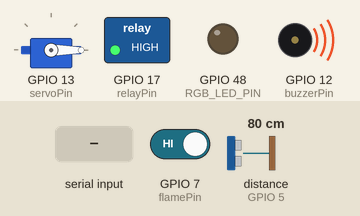
This sketch was run on a simulated ESP32-S3. Shown: servo, switched loads named in the sketch (green lamp = pin HIGH), output pins drawn as LEDs (lit = HIGH), buzzer (waves = sounding, pin HIGH). Wiring (inferred from the names in the program): ultrasonic range finder: trigger GPIO 18; echo GPIO 5. The test bench sets the inputs (shaded band); at power-on: distance to the obstacle (sensor on GPIO 5) 80 cm, GPIO 7 (flamePin) HIGH. The echo pulse lasts 58.3 µs per cm; pins used as bus, display or sensor lines are not drawn; what the sketch prints to the serial monitor is not drawn.

Above: at 0.06 s.
1.3 s: distance to the obstacle (sensor on GPIO 5) set to 153 cm
At 1.48 s:
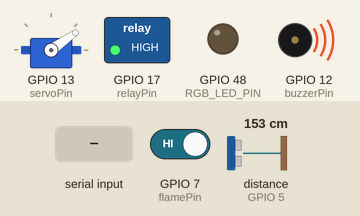
4.3 s: distance to the obstacle (sensor on GPIO 5) set to 2 cm
7.3 s: GPIO 7 (flamePin) driven LOW
10.3 s: "mode:auto\n" received over Serial
At 12.61 s:
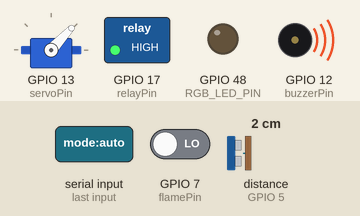
13.3 s: GPIO 7 (flamePin) driven HIGH
At 13.58 s:
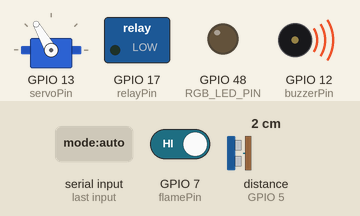
16.3 s: "mode:manual\n" received over Serial
At 17.0 s:
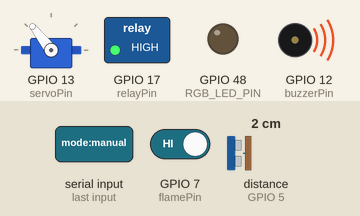
Timing chart, 0 to 18.8 s (numbered marks = the images above; inputs shaded):
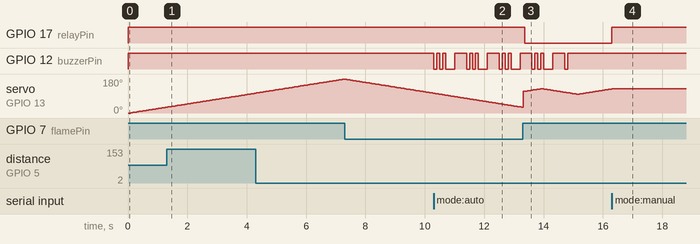

Measured:
- after the input at 10.3 s, GPIO 12 (buzzerPin): HIGH → LOW at once, then repeats every 1.1 s: HIGH 0.10 s, LOW 0.10 s, HIGH 0.10 s, LOW 0.30 s, HIGH 0.40 s, LOW 0.10 s
- after the input at 13.3 s, GPIO 17 (relayPin): HIGH → LOW after 0.06 s instead of 1.3 s; GPIO 12 (buzzerPin): goes on until 14.8 s, then stays HIGH
- after the input at 16.3 s, GPIO 17 (relayPin): LOW → HIGH at once; servo on GPIO 13 (servoPin): stops changing and stays 128°

The sketch:

code.ino
```cpp
#include <WiFi.h>
#include <WebServer.h>
#include <WebSocketsServer.h>
#include <ESP32Servo.h>

// --- Hardware Pin Definitions ---
const int servoPin = 13;
const int trigPin = 18;
const int echoPin = 5;
const int flamePin = 7;
const int relayPin = 17;
const int buzzerPin = 12;
#define RGB_LED_PIN 48

// --- CALIBRATION SETTINGS ---
int NOZZLE_OFFSET = 10;
int SPRAY_WIDTH = 15; // Sprays 15 degrees left and right of the fire's center

// --- DIGITAL LOGIC DEFINITIONS ---
#define BUZZER_ON LOW
#define BUZZER_OFF HIGH
#define FLAME_DETECTED LOW   // Change to HIGH if your digital sensor works the other way

Servo radarServo;

// --- Wi-Fi Hotspot Credentials ---
const char* ssid = "ESP32_Radar";
const char* password = "password123";

// --- Server & WebSockets ---
WebServer server(80);
WebSocketsServer webSocket(81);

// --- Radar Sweep Variables ---
unsigned long previousMillis = 0;
const long interval = 40;
int currentAngle = 0;
bool sweepingForward = true;

// --- Tracking and Locking Variables ---
enum RadarState { SWEEPING, FINDING_EDGE, SECTOR_SPRAY };
RadarState radarState = SWEEPING;

// --- Operating Modes ---
enum SystemMode { AUTO_WITH_BUZZER, AUTO_WITHOUT_BUZZER, MANUAL };
SystemMode currentMode = AUTO_WITHOUT_BUZZER;

int fireStartAngle = 0;
int sprayCenter = 0;
bool sprayForward = true;

unsigned long lockStartTime = 0;
const unsigned long MAX_LOCK_TIME = 6000; // Sprays for 6 seconds

// --- Melodious Buzzer Rhythm Variables ---
bool triggerBuzzer = false;
bool lastTriggerBuzzer = false;
unsigned long lastBuzzerMillis = 0;
int buzzerStep = 0;
unsigned long buzzerKeepAlive = 0;

const int rhythmPattern[] = {100, 100, 100, 100, 300, 400};
const int rhythmSteps = sizeof(rhythmPattern) / sizeof(rhythmPattern[0]);

// --- Embedded HTML/JS Frontend ---
const char index_html[] PROGMEM = R"rawliteral(
<!DOCTYPE html>
<html lang="en">
<head>
    <meta charset="UTF-8">
    <meta name="viewport" content="width=device-width, initial-scale=1.0">
    <title>ESP32-S3 Digital Fire Radar</title>
    <style>
        body {
            background-color: #050505; color: #00ff33;
            font-family: 'Courier New', Courier, monospace; margin: 0;
            overflow: hidden; display: flex; flex-direction: column;
            align-items: center; justify-content: center; height: 100vh;
            transition: background-color 0.3s;
        }
        .flame-alert { background-color: #330000 !important; color: #ff3333 !important; }
        #radar-container { position: relative; text-align: center; }
        canvas {
            background-color: #000; border: 2px solid #005511;
            border-radius: 400px 400px 0 0; box-shadow: 0 0 30px rgba(0, 255, 50, 0.15);
            transition: box-shadow 0.3s, border-color 0.3s;
        }
        .flame-alert canvas { border-color: #ff0000; box-shadow: 0 0 40px rgba(255, 0, 0, 0.5); }
        #stats { margin-top: 15px; font-size: 18px; letter-spacing: 1px; }
        .danger { color: #ff3333; font-weight: bold; animation: blink 1s infinite; }
        @keyframes blink { 50% { opacity: 0.5; } }
    </style>
</head>
<body>
    <div id="radar-container">
        <h2>180° SECTOR SPRAY RADAR</h2>
        <canvas id="radarCanvas" width="800" height="400"></canvas>
        <div id="stats">Angle: 0° | Distance: 0cm | Status: Scanning...</div>
    </div>
    <script>
        const socket = new WebSocket('ws://' + window.location.hostname + ':81/');
        const canvas = document.getElementById('radarCanvas');
        const ctx = canvas.getContext('2d');
        const stats = document.getElementById('stats');

        const centerX = canvas.width / 2;
        const centerY = canvas.height - 10;
        const radarRadius = canvas.height - 30;

        const maxDistance = 150;
        let currentAngle = 0; let flameActive = false; let blips = [];

        socket.onmessage = function(event) {
            const data = JSON.parse(event.data);
            currentAngle = data.angle;
            const distance = data.distance;

            flameActive = data.flame === 1;

            let flameText = flameActive ? `<span class="danger">FIRE DETECTED!</span>` : 'CLEAR';
            stats.innerHTML = `Angle: <strong>${currentAngle}°</strong> | Distance: <strong>${distance}cm</strong> | STATUS: ${flameText}`;

            if (flameActive) document.body.classList.add('flame-alert');
            else document.body.classList.remove('flame-alert');

            let finalDistance = distance > maxDistance ? maxDistance : distance;
            blips.push({ angle: currentAngle, distance: finalDistance, isFlame: flameActive, opacity: 1.0 });
        };

        function drawRadar() {
            ctx.fillStyle = flameActive ? 'rgba(50, 0, 0, 0.1)' : 'rgba(0, 0, 0, 0.08)';
            ctx.fillRect(0, 0, canvas.width, canvas.height);
            ctx.strokeStyle = flameActive ? 'rgba(255, 0, 0, 0.3)' : 'rgba(0, 100, 0, 0.3)';
            ctx.lineWidth = 1;

            for (let r = 1; r <= 4; r++) {
                ctx.beginPath();
                ctx.arc(centerX, centerY, (radarRadius / 4) * r, Math.PI, 2 * Math.PI);
                ctx.stroke();
            }

            ctx.beginPath();
            ctx.moveTo(centerX - radarRadius, centerY);
            ctx.lineTo(centerX + radarRadius, centerY);
            ctx.stroke();

            for (let i = blips.length - 1; i >= 0; i--) {
                let blip = blips[i];
                let angleRad = blip.angle * Math.PI / 180;
                let visualRadius = (blip.distance / maxDistance) * radarRadius;
                let blipX = centerX + visualRadius * Math.cos(angleRad);
                let blipY = centerY - visualRadius * Math.sin(angleRad);

                ctx.fillStyle = blip.isFlame ? `rgba(255, 165, 0, ${blip.opacity})` : `rgba(0, 200, 50, ${blip.opacity * 0.3})`;
                ctx.beginPath();
                ctx.arc(blipX, blipY, blip.isFlame ? 12 : 5, 0, 2 * Math.PI);
                ctx.fill();

                blip.opacity -= 0.01;
                if (blip.opacity <= 0) blips.splice(i, 1);
            }

            let sweepRad = currentAngle * Math.PI / 180;
            let endX = centerX + radarRadius * Math.cos(sweepRad);
            let endY = centerY - radarRadius * Math.sin(sweepRad);

            ctx.strokeStyle = flameActive ? 'rgba(255, 0, 0, 0.8)' : 'rgba(0, 255, 50, 0.8)';
            ctx.lineWidth = 3;
            ctx.beginPath();
            ctx.moveTo(centerX, centerY);
            ctx.lineTo(endX, endY);
            ctx.stroke();

            requestAnimationFrame(drawRadar);
        }
        drawRadar();
    </script>
</body>
</html>
)rawliteral";

int getDistance() {
  digitalWrite(trigPin, LOW);
  delayMicroseconds(2);
  digitalWrite(trigPin, HIGH);
  delayMicroseconds(10);
  digitalWrite(trigPin, LOW);
  long duration = pulseIn(echoPin, HIGH, 30000);
  if (duration == 0) return 150;
  return duration * 0.034 / 2;
}

void setup() {
  Serial.begin(115200);
  Serial.println("\nSystem Booting... (DIGITAL SECTOR SPRAY MODE)");

  pinMode(trigPin, OUTPUT);
  pinMode(echoPin, INPUT);
  pinMode(flamePin, INPUT_PULLUP); // Using pullup to keep digital signal stable

  pinMode(relayPin, OUTPUT);
  digitalWrite(relayPin, HIGH);

  pinMode(buzzerPin, OUTPUT);
  digitalWrite(buzzerPin, BUZZER_OFF);

  pinMode(RGB_LED_PIN, OUTPUT);
  neopixelWrite(RGB_LED_PIN, 0, 0, 0);

  ESP32PWM::allocateTimer(0);
  ESP32PWM::allocateTimer(1);
  ESP32PWM::allocateTimer(2);
  ESP32PWM::allocateTimer(3);

  radarServo.setPeriodHertz(50);
  radarServo.attach(servoPin, 700, 2200);
  radarServo.write(0);

  WiFi.softAP(ssid, password);
  server.on("/", []() { server.send(200, "text/html", index_html); });
  server.begin();
  webSocket.begin();
}

void advanceSweep() {
  if (sweepingForward) {
    currentAngle++;
    if (currentAngle >= 180) sweepingForward = false;
  } else {
    currentAngle--;
    if (currentAngle <= 0) sweepingForward = true;
  }
}

void handleBuzzerRhythm() {
  if (!triggerBuzzer) {
    digitalWrite(buzzerPin, BUZZER_OFF);
    buzzerStep = 0;
    lastTriggerBuzzer = false;
    return;
  }

  if (!lastTriggerBuzzer) {
    digitalWrite(buzzerPin, BUZZER_ON);
    lastBuzzerMillis = millis();
    buzzerStep = 0;
    lastTriggerBuzzer = true;
  }

  unsigned long currentMillis = millis();

  if (currentMillis - lastBuzzerMillis >= rhythmPattern[buzzerStep]) {
    lastBuzzerMillis = currentMillis;
    buzzerStep++;
    if (buzzerStep >= rhythmSteps) buzzerStep = 0;
    if (buzzerStep % 2 == 0) digitalWrite(buzzerPin, BUZZER_ON);
    else digitalWrite(buzzerPin, BUZZER_OFF);
  }
}

void handleSerialCommands() {
  if (Serial.available() > 0) {
    String cmd = Serial.readStringUntil('\n');
    cmd.trim(); cmd.toLowerCase();

    if (cmd == "mode:auto") currentMode = AUTO_WITH_BUZZER;
    else if (cmd == "mode:auto_silent" || cmd == "mode:auto:silent") currentMode = AUTO_WITHOUT_BUZZER;
    else if (cmd == "mode:manual") {
      currentMode = MANUAL;
      digitalWrite(relayPin, HIGH);
      triggerBuzzer = false;
      neopixelWrite(RGB_LED_PIN, 64, 0, 64);
    }
    else if (currentMode == MANUAL) {
      if (cmd.startsWith("angle:")) {
        int ang = cmd.substring(6).toInt();
        if (ang >= 0 && ang <= 180) radarServo.write(ang);
      }
      else if (cmd == "pump:on") digitalWrite(relayPin, LOW);
      else if (cmd == "pump:off") digitalWrite(relayPin, HIGH);
      else if (cmd == "buzzer:on") triggerBuzzer = true;
      else if (cmd == "buzzer:off") triggerBuzzer = false;
    }
  }
}

void loop() {
  server.handleClient();
  webSocket.loop();

  handleSerialCommands();
  handleBuzzerRhythm();

  unsigned long currentMillis = millis();

  if (currentMillis - previousMillis >= interval) {
    previousMillis = currentMillis;

    int distance = getDistance();
    bool isFlame = (digitalRead(flamePin) == FLAME_DETECTED);
    int jsonFlameStatus = isFlame ? 1 : 0;

    String jsonString = "{\"angle\":" + String(currentAngle) + ", \"distance\":" + String(distance) + ", \"flame\":" + String(jsonFlameStatus) + "}";
    webSocket.broadcastTXT(jsonString);

    if (currentMode == AUTO_WITH_BUZZER) {
      if (isFlame) {
        triggerBuzzer = true;
        buzzerKeepAlive = currentMillis;
      }
      else if (currentMillis - buzzerKeepAlive > 1500) triggerBuzzer = false;
    } else if (currentMode == AUTO_WITHOUT_BUZZER) {
      triggerBuzzer = false;
    }

    if (currentMode == AUTO_WITH_BUZZER || currentMode == AUTO_WITHOUT_BUZZER) {
      switch (radarState) {

        case SWEEPING:
          neopixelWrite(RGB_LED_PIN, 0, 64, 0);
          digitalWrite(relayPin, HIGH);

          if (isFlame) {
            radarState = FINDING_EDGE;
            fireStartAngle = currentAngle;
          }

          radarServo.write(currentAngle);
          advanceSweep();
          break;

        case FINDING_EDGE:
          neopixelWrite(RGB_LED_PIN, 0, 0, 64);
          digitalWrite(relayPin, HIGH);

          // If flame signal drops, OR we hit the edge of the radar
          if (!isFlame || currentAngle == 0 || currentAngle == 180) {
            int fireEndAngle = currentAngle;
            int actualCenter = (fireStartAngle + fireEndAngle) / 2;

            sprayCenter = actualCenter + NOZZLE_OFFSET;
            if (sprayCenter < 0) sprayCenter = 0;
            if (sprayCenter > 180) sprayCenter = 180;

            radarState = SECTOR_SPRAY;
            lockStartTime = millis();
            currentAngle = sprayCenter;
          } else {
            advanceSweep();
          }
          radarServo.write(currentAngle);
          break;

        case SECTOR_SPRAY:
          neopixelWrite(RGB_LED_PIN, 64, 0, 0);
          digitalWrite(relayPin, LOW); // Blast the water!

          // Sprinkler Sweep Logic
          if (sprayForward) {
            currentAngle++;
            if (currentAngle >= sprayCenter + SPRAY_WIDTH || currentAngle >= 180) sprayForward = false;
          } else {
            currentAngle--;
            if (currentAngle <= sprayCenter - SPRAY_WIDTH || currentAngle <= 0) sprayForward = true;
          }
          radarServo.write(currentAngle);

          // Stop spraying after time limit
          if (millis() - lockStartTime >= MAX_LOCK_TIME) {
            radarState = SWEEPING;
          }
          break;
      }
    }
  }
}
```
